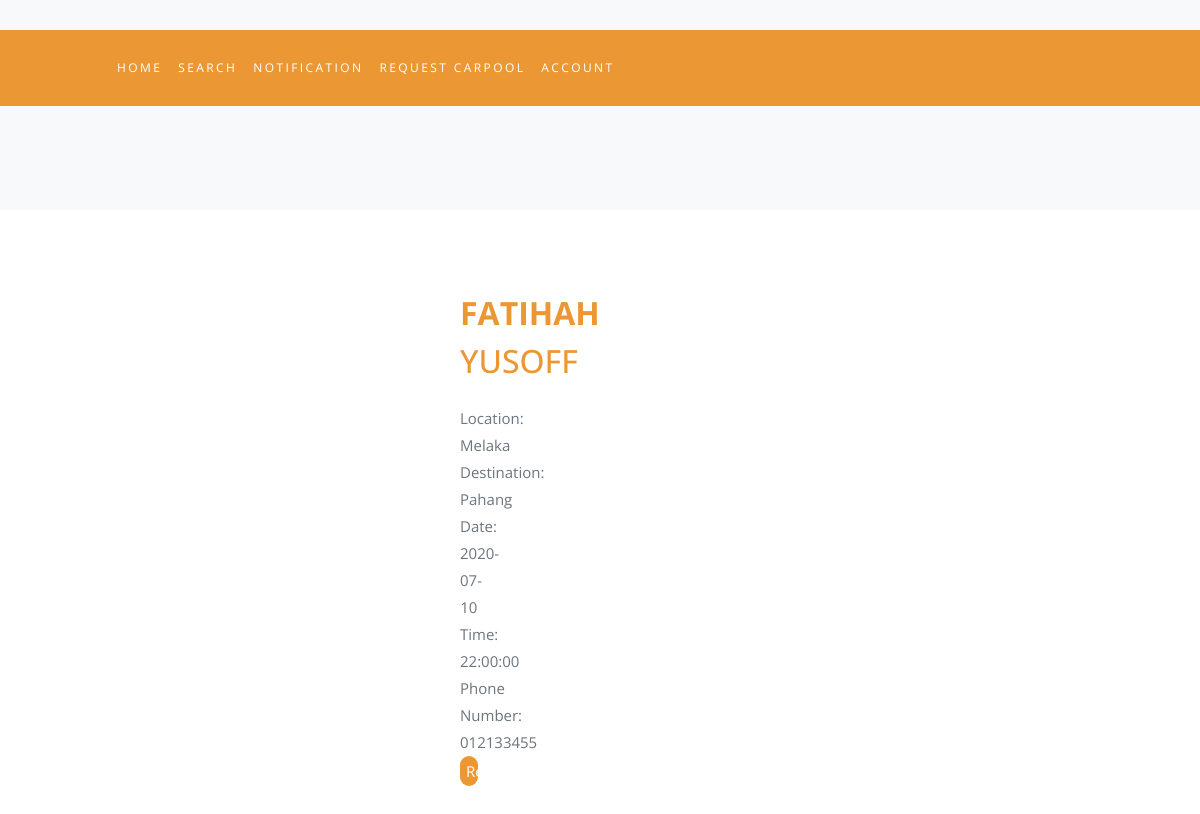
Screenshot of /moredetail.php?rideId=113 with the database file from the repository.
### tables this page shows
CREATE TABLE `ride` (
  `rideId` int(11) NOT NULL,
  `driverId` int(11) NOT NULL,
  `location` varchar(50) NOT NULL,
  `destination` varchar(50) NOT NULL,
  `date` date NOT NULL,
  `time` time NOT NULL,
  `noPassenger` int(11) NOT NULL,
  `username` varchar(40) NOT NULL,
  `fname` varchar(40) NOT NULL,
  `lname` varchar(40) NOT NULL,
  `model` varchar(40) NOT NULL,
  `color` varchar(15) NOT NULL,
  `plate_no` varchar(15) NOT NULL
);

CREATE TABLE `user` (
  `userId` int(20) NOT NULL,
  `username` varchar(50) NOT NULL,
  `fname` varchar(50) NOT NULL,
  `lname` varchar(50) NOT NULL,
  `password` varchar(10) NOT NULL,
  `phoneNum` varchar(15) NOT NULL,
  `email` varchar(50) NOT NULL,
  `userType` varchar(10) NOT NULL,
  `address` varchar(100) NOT NULL,
  `user_image` varchar(10) NOT NULL,
  `dateReg` timestamp NOT NULL DEFAULT CURRENT_TIMESTAMP ON UPDATE CURRENT_TIMESTAMP
);

### moredetail.php (the view, shortened to what this page needs)
<!doctype html>
<html lang="en">
  <head>
	<link href="https://maxcdn.bootstrapcdn.com/font-awesome/4.3.0/css/font-awesome.min.css" rel="stylesheet">
    <link rel="stylesheet" href="css/animate.css">
    <link rel="stylesheet" href="css/owl.carousel.min.css">
    <link rel="stylesheet" href="fonts/ionicons/css/ionicons.min.css">
    <link rel="stylesheet" href="fonts/fontawesome/css/font-awesome.min.css">
    <link rel="stylesheet" href="fonts/flaticon/font/flaticon.css">
	<link rel="stylesheet" type="text/css" href="css/style1.css">
	<link rel="stylesheet" type="text/css" href="css/listgroup.css">
	<link rel="stylesheet" type="text/css" href="css/moredetail.css">
    <link rel="stylesheet" href="css/style.css">
  </head>
  <body>
            <header role="banner">
      <nav class="navbar navbar-expand-lg navbar-dark bg-dark fixed-bottom">
        <div class="container">
          <div class="collapse navbar-collapse" id="navbarsExample05">
            <ul class="navbar-nav pl-md-5">
              <li class="nav-item">
                <a class="nav-link" href="home3.php">Home</i></a>
              </li>
              <li class="nav-item">
                <a class="nav-link" href="search.php">Search</i></a>
              </li>
			  <li class="nav-item">
                <a class="nav-link" href="notification2.php">Notification</i></a>
              </li>
              <li class="nav-item">
                <a class="nav-link" href="plus.php">Request Carpool</i></a>
              </li>
               <li class="nav-item">
                 <a class="nav-link" href="account.php">Account</i></a>
              </li>
            </ul>
          </div>
        </div>
      </nav>
    </header>
    <section class="section bg-light">
 <div class="contact-form">
<div class="row bootstrap snippets">
    <div class="col-md-3">
	<?php
				  include ('connection.php');
					$sql = "SELECT * FROM ride INNER JOIN user ON ride.driverId=user.userId  WHERE rideId ='".$_GET['rideId']."'";
					$result = mysqli_query($conn,$sql);
					$row = mysqli_fetch_array($result);
				?>
        <div class="panel text-center">
        <div class="panel-body">
          <h2 class="m-t-0 m-b-0"><strong><?php echo $row['fname']; ?></strong> <?php echo $row['lname']; ?> </h2>
            Location: <?php echo $row['location']; ?>
		   <br>
			Destination: <?php echo $row['destination']; ?>
		  <br>
			Date: <?php echo $row['date']; ?>
		  <br>
			Time: <?php echo $row['time']; ?>
			<br>
			Phone Number: <?php echo $row['phoneNum']; ?>
          <div class="pad-btm">
            <input type="submit" value="Request" onclick="window.location.href='request5.php?rideId=<?php echo $row['rideId']; ?>'" /></td>
          </div>
        </div>
      </div>
    </div>
</div>
    </section>
  </body>
</html>

### css/style1.css (style rules this page uses)
body { margin: 0; padding: 0; }
body:before { content: ''; position: fixed; width: 100vw; height: 100vh; background-position: center center; background-repeat: no-repeat; background-attachment: fixed; -webkit-background-size: cover; background-size: cover; -webkit-filter: blur(10px); -moz-filter: blur(10px); filter: }
.contact-form { position: absolute; top: 50%; left: 50%; -webkit-transform: translate(-50%,-50%); width: 400px; height: 500px; padding: 80px 40px; }
.contact-form h2 { margin: 0; padding: 0 0 20px; color: #eb9834; text-align: center; text-transform: uppercase; }
.contact-form input { width: 100%; margin-bottom: 20px; }
.contact-form input[type=submit] { height: 30px; color: #fff; font-size: 15px; background: #eb9834; cursor: pointer; border-radius: 25px; border: none; outline: none; margin-top: 0.2%; }

### css/listgroup.css (style rules this page uses)
body { margin-top:20px; background:#eee; }
a { color: #f96332; }

### css/moredetail.css (style rules this page uses)
body { margin-top:20px; background:#ebeef0; }
.panel { box-shadow: 0 2px 0 rgba(0,0,0,0.075); border-radius: 0; border: 0; margin-bottom: 24px; }
.panel .panel-heading, .panel>:first-child { border-top-left-radius: 0; border-top-right-radius: 0; }
.panel .panel-footer, .panel>:last-child { border-bottom-left-radius: 0; border-bottom-right-radius: 0; }
.panel-body { padding: 25px 20px; }
h1, h2, h3, h4, h5, h6, .h1, .h2, .h3, .h4, .h5, .h6 { font-weight: 600; }
.pad-btm { padding-bottom: 15px; }

### rows the page displays
ride: user.fname "FATIHAH", user.lname "YUSOFF", location "Melaka", destination "Pahang", date "2020-07-10", time "22:00:00", user.phoneNum "012133455"
